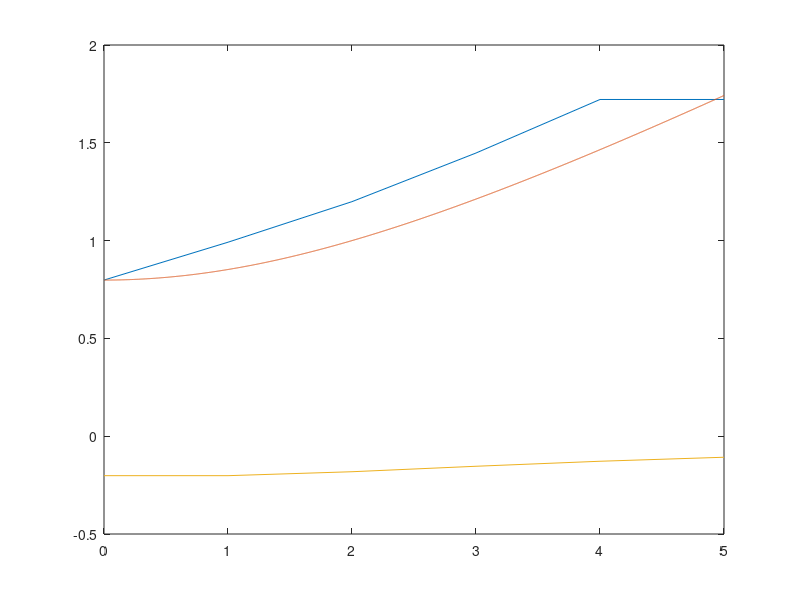

Here is the MATLAB script that generated this plot:
%Metodo de Integracion de Trapecio
close all
h=1;
x=0:h:5;
y=zeros(1,length(x)-1);
y_x=zeros(1,length(x));
n=length(x);
A=0;
y_x(1)=-0.2018+exp(0);
for i=1:n
    if i<n
    b=x(i+1)/(x(i+1).^2+9);
    a=x(i)/(x(i).^2+9);
    A=A+(x(i+1)-x(i))*((b+a)/2)
    endif
  if i>1
    y_x(i)=-0.2018+exp(A);
  endif
end
x_2=0:1/1000:5;
  y_2=sqrt(x_2.^2+9)/3-0.2018;
  plot(x,y_x,x_2,y_2);
  hold on
  y0=zeros(1,length(x));
  yp=zeros(1,length(x));

  y0(1)=-0.2018;
  yp(1)=0;
  for i=2:n
    y0(i)=y0(i-1)+h*yp(i-1);
    yp(i)=-x(i)/(x(i).^2+9)*(y0(i));
  endfor
  plot(x,y0);